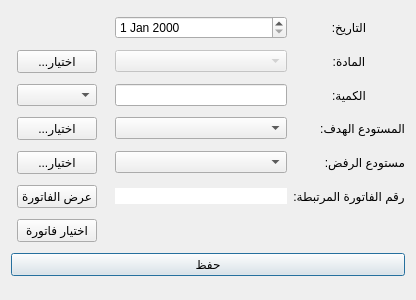
<?xml version="1.0" encoding="UTF-8"?>
<ui version="4.0">
 <class>AddReceiptDocs</class>
 <widget class="QDialog" name="AddReceiptDocs">
  <property name="geometry">
   <rect>
    <x>0</x>
    <y>0</y>
    <width>416</width>
    <height>300</height>
   </rect>
  </property>
  <property name="windowTitle">
   <string>إضافة سند استلام</string>
  </property>
  <layout class="QGridLayout" name="gridLayout">
   <item row="1" column="5">
    <widget class="QComboBox" name="materials_combobox">
     <property name="enabled">
      <bool>false</bool>
     </property>
     <property name="minimumSize">
      <size>
       <width>150</width>
       <height>0</height>
      </size>
     </property>
    </widget>
   </item>
   <item row="3" column="6">
    <widget class="QLabel" name="target_warehouse_label">
     <property name="text">
      <string>المستودع الهدف:</string>
     </property>
    </widget>
   </item>
   <item row="4" column="6">
    <widget class="QLabel" name="rejection_warehouse_label">
     <property name="text">
      <string>مستودع الرفض:</string>
     </property>
    </widget>
   </item>
   <item row="4" column="5">
    <widget class="QComboBox" name="rejection_warehouse_combobox"/>
   </item>
   <item row="2" column="6">
    <widget class="QLabel" name="quantity_label">
     <property name="text">
      <string>الكمية:</string>
     </property>
     <property name="alignment">
      <set>Qt::AlignCenter</set>
     </property>
    </widget>
   </item>
   <item row="7" column="1" colspan="6">
    <widget class="QPushButton" name="save_btn">
     <property name="text">
      <string>حفظ</string>
     </property>
    </widget>
   </item>
   <item row="1" column="6">
    <widget class="QLabel" name="material_label">
     <property name="text">
      <string>المادة:</string>
     </property>
     <property name="alignment">
      <set>Qt::AlignCenter</set>
     </property>
    </widget>
   </item>
   <item row="3" column="5">
    <widget class="QComboBox" name="target_warehouse_combobox"/>
   </item>
   <item row="2" column="5">
    <widget class="QLineEdit" name="quantity_input"/>
   </item>
   <item row="2" column="2">
    <widget class="QComboBox" name="units_combobox"/>
   </item>
   <item row="0" column="6">
    <widget class="QLabel" name="date_label">
     <property name="text">
      <string>التاريخ:</string>
     </property>
     <property name="alignment">
      <set>Qt::AlignCenter</set>
     </property>
    </widget>
   </item>
   <item row="0" column="5">
    <widget class="QDateEdit" name="date_input"/>
   </item>
   <item row="5" column="6">
    <widget class="QLabel" name="quantity_label_2">
     <property name="text">
      <string>رقم الفاتورة المرتبطة:</string>
     </property>
     <property name="alignment">
      <set>Qt::AlignCenter</set>
     </property>
    </widget>
   </item>
   <item row="5" column="5">
    <widget class="QLineEdit" name="invoice_number_input">
     <property name="enabled">
      <bool>false</bool>
     </property>
     <property name="styleSheet">
      <string notr="true">color:black;
background-color:white;
border:solid 1px;</string>
     </property>
    </widget>
   </item>
   <item row="5" column="2">
    <widget class="QPushButton" name="show_invoice_btn">
     <property name="text">
      <string>عرض الفاتورة</string>
     </property>
    </widget>
   </item>
   <item row="6" column="2">
    <widget class="QPushButton" name="pick_invoice_btn">
     <property name="text">
      <string>اختيار فاتورة</string>
     </property>
    </widget>
   </item>
   <item row="3" column="2">
    <widget class="QPushButton" name="select_target_warehouse_btn">
     <property name="text">
      <string>...اختيار</string>
     </property>
    </widget>
   </item>
   <item row="4" column="2">
    <widget class="QPushButton" name="select_rejection_warehouse_btn">
     <property name="text">
      <string>...اختيار</string>
     </property>
    </widget>
   </item>
   <item row="1" column="2">
    <widget class="QPushButton" name="select_material_btn">
     <property name="text">
      <string>...اختيار</string>
     </property>
    </widget>
   </item>
  </layout>
 </widget>
 <resources/>
 <connections/>
</ui>
